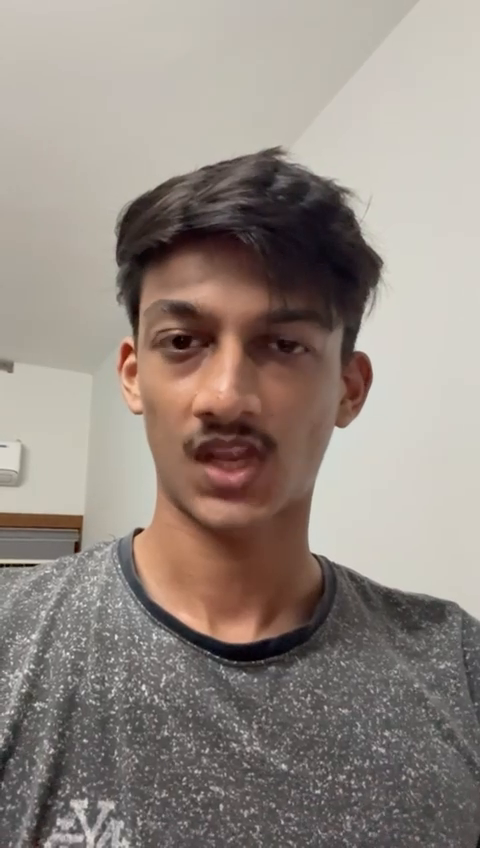
#> input picture frame 46 of me.mp4, 480 x 848 px
$ python formatter.py
#> lines starting #> are read from the running program, lines starting #| are printed output that depends on the picture
import cv2
import os

video_path = 'me.mp4'
output_dir = 'dataset/mine'
os.makedirs(output_dir, exist_ok=True)

cap = cv2.VideoCapture(video_path)
face_cascade = cv2.CascadeClassifier(cv2.data.haarcascades + 'haarcascade_frontalface_default.xml')

frame_count = 0
saved = 0

while True:
    ret, frame = cap.read()
#> frame is the input picture: shape (848, 480, 3); mean B, G, R 130, 137.5, 148.1
    if not ret:
        break

    gray = cv2.cvtColor(frame, cv2.COLOR_BGR2GRAY)
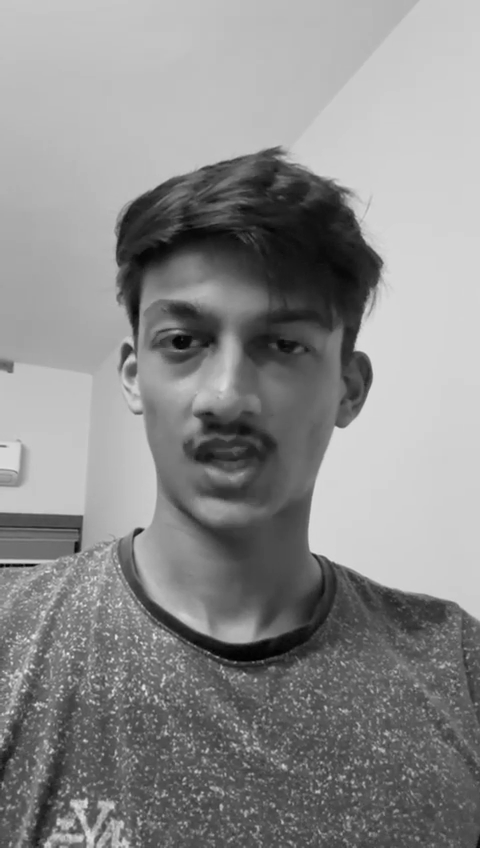
#> gray: shape (848, 480); min 1, max 234, mean 139.8
    faces = face_cascade.detectMultiScale(gray, 1.3, 5)
#> faces = [[87, 234, 286, 286]]

    for (x,y,w,h) in faces:
        face = frame[y:y+h, x:x+w]
        face = cv2.resize(face, (224,224))
        filename = os.path.join(output_dir, f"me_{saved}.jpg")
        cv2.imwrite(filename, face)
        saved += 1
        break  # save only one face per frame
#> this loop made 1 pass
#> (x, y, w, h, saved) on pass 1: (87, 234, 286, 286, 1)
#> pass 1, `face = frame[y:y+h, x:x+w]`:
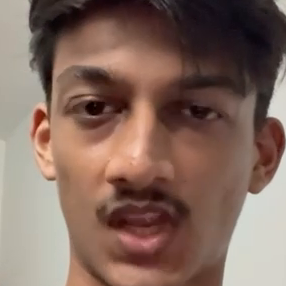
#> face: shape (286, 286, 3); mean B, G, R 94, 105, 130.9
#> after the loop, saved = 1

    frame_count += 1

cap.release()
print(f"✅ Done: Extracted {saved} face images from video!")

$ run again, starting later in the video
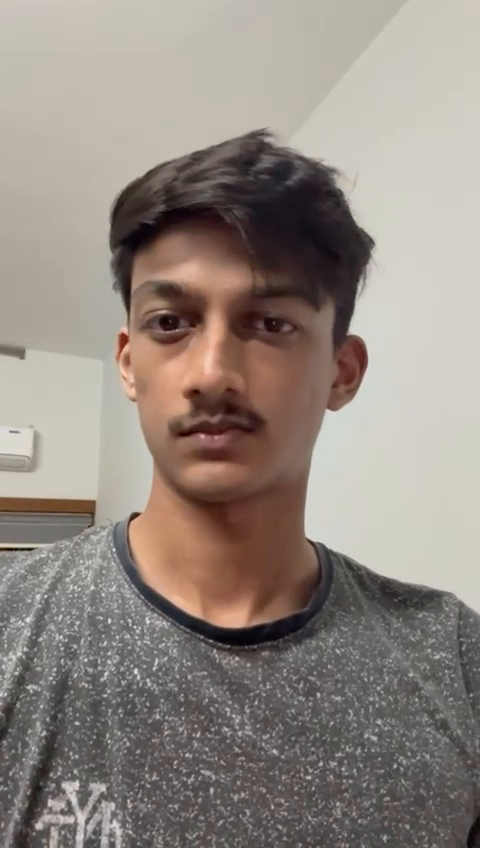
#> input picture frame 209 of me.mp4, 480 x 848 px
#> frame is the input picture: shape (848, 480, 3); mean B, G, R 129.2, 136.8, 146.9
#> `gray = cv2.cvtColor(frame, cv2.COLOR_BGR2GRAY)`:
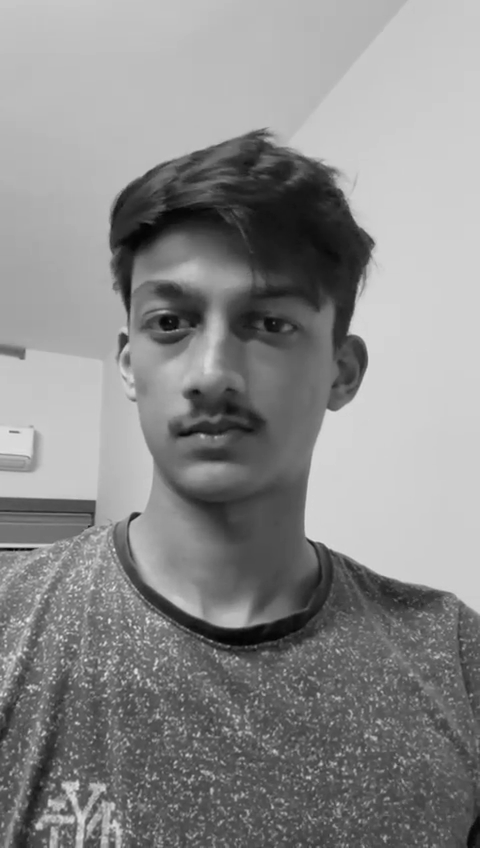
#> gray: shape (848, 480); min 2, max 233, mean 139
#> faces = [[72, 211, 285, 285]]
#> the loop `for (x,y,w,h) in faces:` made 1 pass
#> (x, y, w, h, saved) on pass 1: (72, 211, 285, 285, 1)
#> pass 1, `face = frame[y:y+h, x:x+w]`:
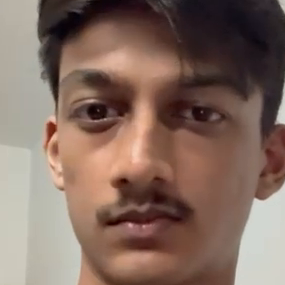
#> face: shape (285, 285, 3); mean B, G, R 95.9, 106.9, 131.1
#> after the loop `for (x,y,w,h) in faces:`: saved = 1

$ run again, starting later in the video
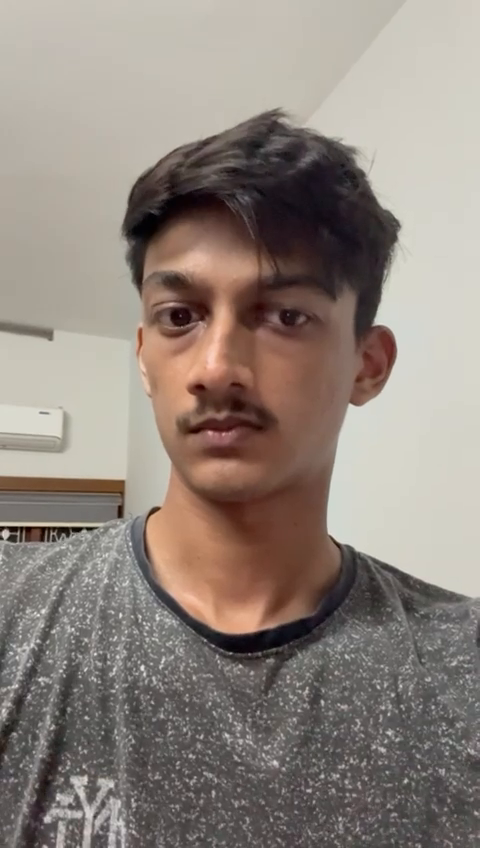
#> input picture frame 372 of me.mp4, 480 x 848 px
#> frame is the input picture: shape (848, 480, 3); mean B, G, R 125.5, 133.5, 144.3
#> `gray = cv2.cvtColor(frame, cv2.COLOR_BGR2GRAY)`:
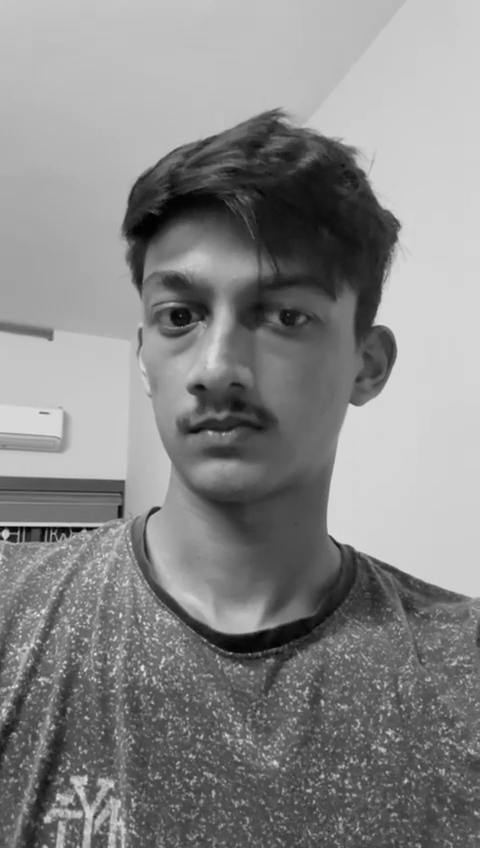
#> gray: shape (848, 480); min 0, max 236, mean 135.7
#> faces = [[87, 206, 279, 279]]
#> the loop `for (x,y,w,h) in faces:` made 1 pass
#> (x, y, w, h, saved) on pass 1: (87, 206, 279, 279, 1)
#> pass 1, `face = frame[y:y+h, x:x+w]`:
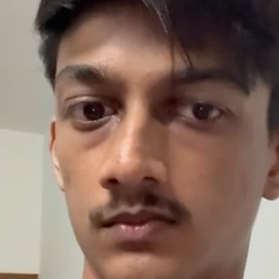
#> face: shape (279, 279, 3); mean B, G, R 95, 106.8, 132.4
#> after the loop `for (x,y,w,h) in faces:`: saved = 1
